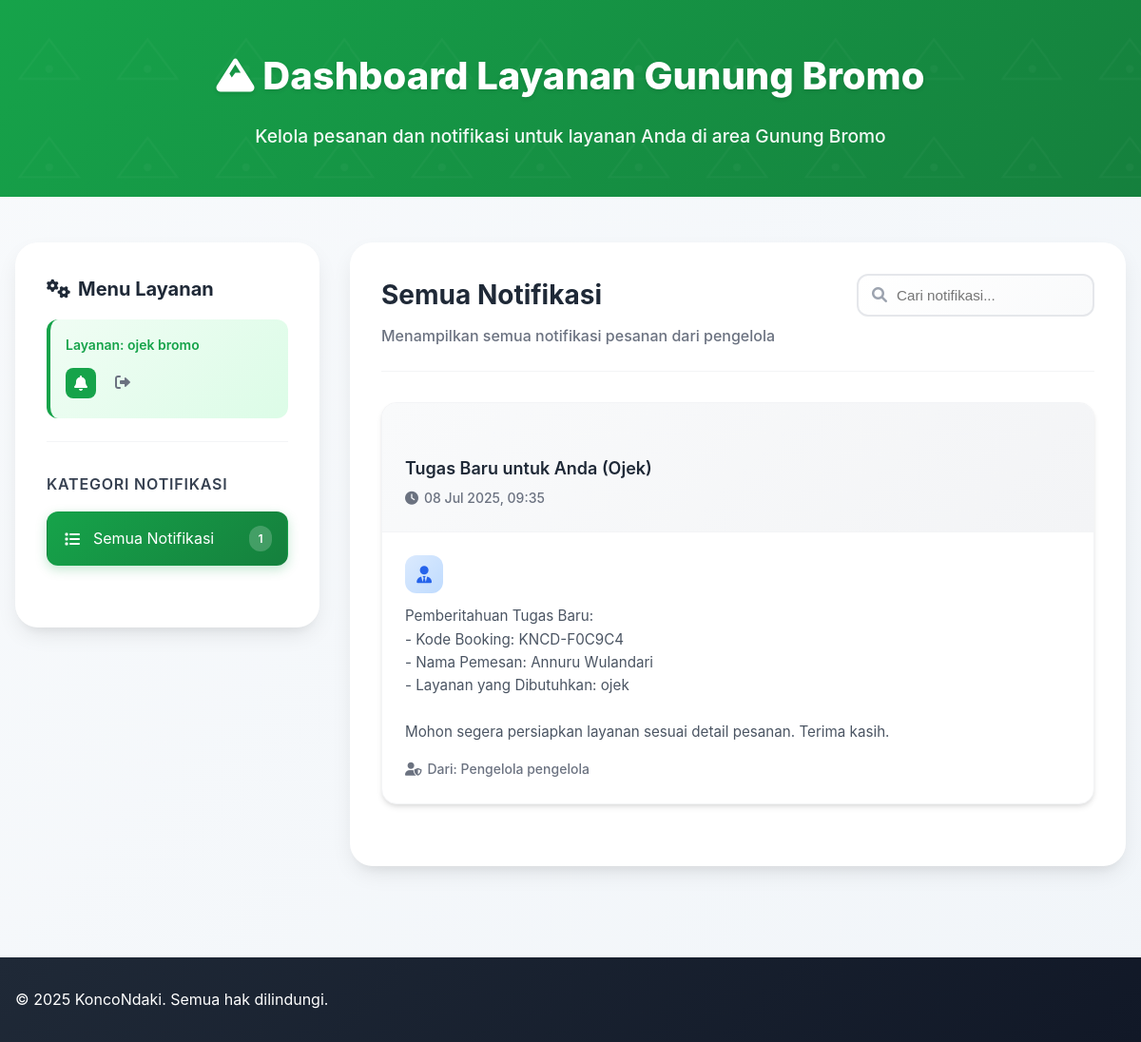
Page /dashboard-layanan.php (signed in) on the committed database.
### tables this page shows
CREATE TABLE `notifikasi` (
  `id` int(11) NOT NULL,
  `penerima_id` int(11) NOT NULL COMMENT 'User ID porter, guide, atau ojek',
  `gunung_id` int(11) DEFAULT NULL,
  `pengirim_id` int(11) NOT NULL COMMENT 'User ID pengirim (admin)',
  `judul` varchar(255) NOT NULL,
  `pesan` text NOT NULL,
  `tipe` enum('info','penting','promo') DEFAULT 'info',
  `url` varchar(255) DEFAULT NULL COMMENT 'Link jika notifikasi bisa diklik',
  `status_baca` enum('belum','sudah') DEFAULT 'belum',
  `created_at` timestamp NOT NULL DEFAULT current_timestamp()
);

CREATE TABLE `users` (
  `id` int(11) NOT NULL,
  `first_name` varchar(100) NOT NULL,
  `last_name` varchar(100) NOT NULL,
  `email` varchar(255) NOT NULL,
  `phone` varchar(20) NOT NULL,
  `password` varchar(255) NOT NULL,
  `role` enum('pendaki','porter','guide','ojek','admin','basecamp','pengelola_gunung') NOT NULL DEFAULT 'pendaki',
  `gunung_bertugas_id` int(11) DEFAULT NULL,
  `gunung_id` int(11) DEFAULT NULL,
  `created_at` datetime NOT NULL,
  `updated_at` timestamp NOT NULL DEFAULT current_timestamp() ON UPDATE current_timestamp(),
  `profile_picture` varchar(255) DEFAULT NULL
);

### dashboard-layanan.php (the view, shortened to what this page needs)
<?php
require_once 'config/database.php';
$user_id = $_SESSION['user_id'];
$gunung_id = $_SESSION['layanan_gunung_id'] ?? 0;
$nama_gunung = $_SESSION['nama_gunung_layanan'] ?? 'Gunung';
$stmt = $pdo->prepare(
    "SELECT
        N.id,
        N.judul,
        N.pesan,
        N.tipe,
        N.created_at,
        U_pengirim.first_name AS nama_pengirim
    FROM
        notifikasi N
    JOIN
        users U_pengirim ON N.pengirim_id = U_pengirim.id
    WHERE
        N.penerima_id = :penerima_id
        AND N.gunung_id = :gunung_id
    ORDER BY
        N.created_at DESC"
);
$stmt->execute(['penerima_id' => $user_id, 'gunung_id' => $gunung_id]);
$notifikasi = $stmt->fetchAll(PDO::FETCH_ASSOC);
$total_notif = count($notifikasi);
?>
<!DOCTYPE html>
<html lang="id">
<head>
    <link rel="stylesheet" href="styles/dashboard-layanan.css">
    <link href="https://cdnjs.cloudflare.com/ajax/libs/font-awesome/6.0.0/css/all.min.css" rel="stylesheet">
</head>
<body>
    <section class="page-header">
        <div class="container">
            <div class="header-content">
                <h1><i class="fas fa-mountain"></i> Dashboard Layanan <?php echo htmlspecialchars($nama_gunung); ?></h1>
                <p>Kelola pesanan dan notifikasi untuk layanan Anda di area <?php echo htmlspecialchars($nama_gunung); ?></p>
            </div>
        </div>
    </section>
    <main class="main-content">
        <div class="container">
            <div class="dashboard-layout">
                <aside class="dashboard-sidebar">
                    <div class="sidebar-header">
                        <h3><i class="fas fa-cogs"></i> Menu Layanan</h3>
                        <div class="admin-info">
                            <span class="admin-name">Layanan: <?php echo htmlspecialchars($_SESSION['first_name'] . ' ' . $_SESSION['last_name']); ?></span>
                            <div class="admin-actions">
                                <span class="notification-icon"><i class="fas fa-bell"></i></span>
                                <a href="auth/logout.php" title="Logout" class="logout-btn">
                                    <i class="fas fa-sign-out-alt"></i>
                                </a>
                            </div>
                        </div>
                    </div>
                    <div class="sidebar-section">
                        <h4>Kategori Notifikasi</h4>
                        <ul class="category-list">
                            <li class="category-item active" data-category="all">
                                <i class="fas fa-list"></i>
                                <span>Semua Notifikasi</span>
                                <span class="count"><?php echo $total_notif; ?></span>
                            </li>
                            </ul>
                    </div>
                </aside>
                <div class="dashboard-content">
                    <div class="content-header">
                        <div class="header-left">
                            <h2 id="currentCategory">Semua Notifikasi</h2>
                            <p id="categoryDescription">Menampilkan semua notifikasi pesanan dari pengelola</p>
                        </div>
                        <div class="header-actions">
                            <div class="search-box">
                                <i class="fas fa-search"></i>
                                <input type="text" placeholder="Cari notifikasi..." id="searchInput">
                            </div>
                        </div>
                    </div>
                    <div class="notifications-grid" id="notificationsGrid">
                        <?php if (empty($notifikasi)): ?>
                            <div class="no-notification">
                                <i class="fas fa-bell-slash"></i>
                                <p>Tidak ada notifikasi untuk Anda saat ini.</p>
                            </div>
                        <?php else: ?>
                            <?php foreach ($notifikasi as $notif): ?>
                                <div class="notification-card" data-category="<?php echo strtolower($notif['tipe']); ?>" data-time="<?php echo $notif['created_at']; ?>">
                                    <div class="notification-header">
                                        <span class="notification-type type-<?php echo htmlspecialchars($notif['tipe']); ?>"><?php echo htmlspecialchars($notif['tipe']); ?></span>
                                        <h3 class="notification-title"><?php echo htmlspecialchars($notif['judul']); ?></h3>
                                        <div class="notification-time">
                                            <i class="fas fa-clock"></i>
                                            <?php echo date('d M Y, H:i', strtotime($notif['created_at'])); ?>
                                        </div>
                                    </div>
                                    <div class="notification-body">
                                        <div class="service-icon <?php echo strtolower($_SESSION['role']); ?>">
                                            <i class="fas fa-user-tie"></i>
                                        </div>
                                        <p class="notification-description"><?php echo nl2br(htmlspecialchars($notif['pesan'])); ?></p>
                                        <div class="notification-meta">
                                            <div class="notification-location">
                                                <i class="fas fa-user-shield"></i>
                                                Dari: Pengelola <?php echo htmlspecialchars($notif['nama_pengirim']); ?>
                                            </div>
                                        </div>
                                    </div>
                                </div>
                            <?php endforeach; ?>
                        <?php endif; ?>
                    </div>
                </div>
            </div>
        </div>
    </main>
    <footer class="footer">
        <div class="container">
            <p>&copy; <?php echo date("Y"); ?> KoncoNdaki. Semua hak dilindungi.</p>
        </div>
    </footer>
</body>
</html>

### rows in the picture
notifikasi: judul "Tugas Baru untuk Anda (Ojek)", created_at "08 Jul 2025, 09:35", pesan "Pemberitahuan Tugas Baru: - Kode Booking: KNCD-F0C9C4 - Nama Pemesan: Annuru Wulandari - Layanan yang Dibutuhkan: ojek Mohon segera persiapkan layanan sesuai detail pesanan. Terima kasih.", pengirim.first_name "pengelola"

### other values in the picture
$nama_gunung "Gunung Bromo"
$_SESSION['first_name'] . ' ' . $_SESSION['last_name'] "ojek bromo"
$total_notif "1"
